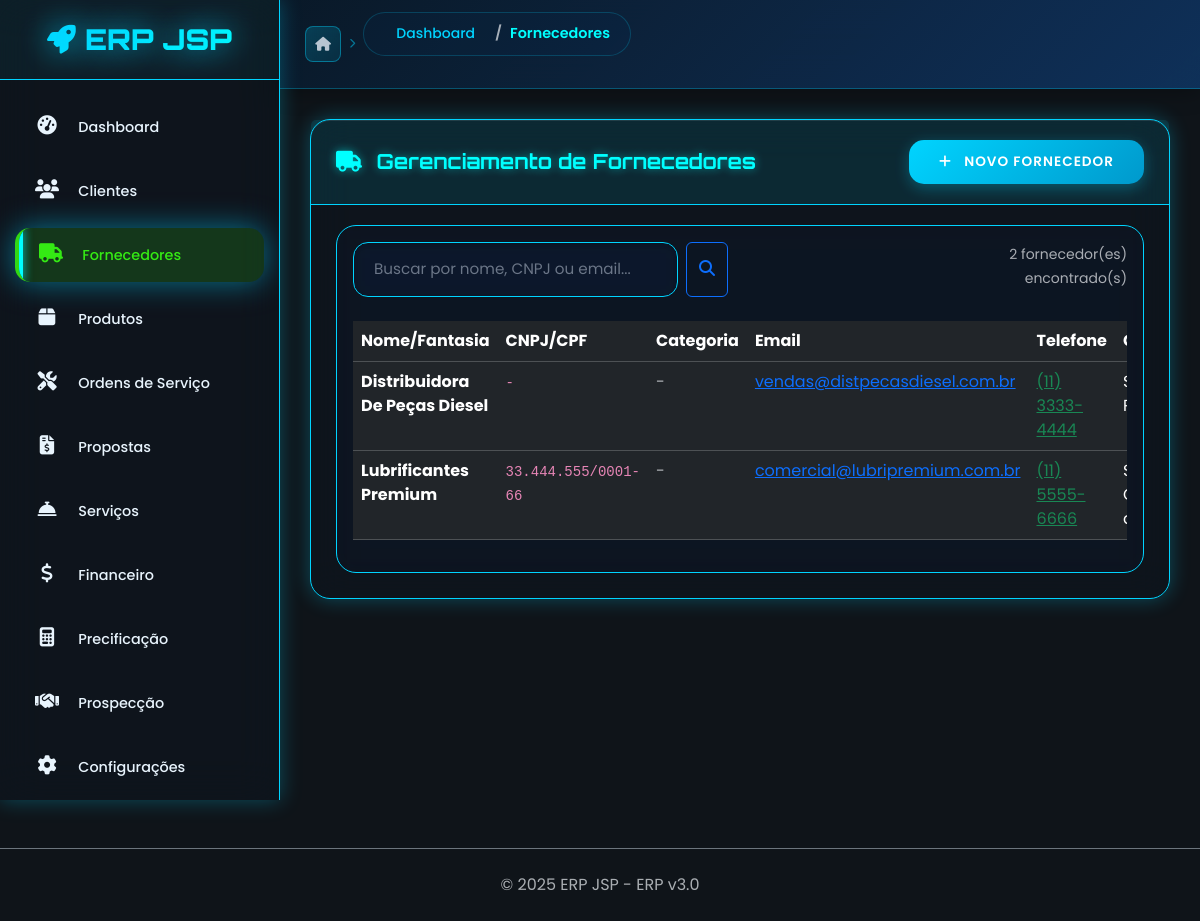
The app's page /fornecedor/listar with its own data.
### app/fornecedor/fornecedor_model.py (models this page shows, shortened)
class Fornecedor(BaseModel):
    __tablename__ = 'fornecedores'
    nome = db.Column(db.String(150), nullable=False, index=True)
    nome_fantasia = db.Column(db.String(150))
    tipo = db.Column(db.String(20), nullable=False, default='PJ')  # PJ ou PF
    cnpj_cpf = db.Column(db.String(20), unique=True, index=True)  # Campo principal de documento
    rg_ie = db.Column(db.String(20))  # RG para PF ou IE para PJ
    inscricao_estadual = db.Column(db.String(20))
    inscricao_municipal = db.Column(db.String(20))
    im = db.Column(db.String(20))  # Inscrição Municipal
    email = db.Column(db.String(150), index=True)
    email_financeiro = db.Column(db.String(150))  # Email separado para financeiro
    telefone = db.Column(db.String(20))
    celular = db.Column(db.String(20))
    whatsapp = db.Column(db.String(20))  # WhatsApp
    site = db.Column(db.String(200))
    website = db.Column(db.String(200))  # Compatibilidade
    contato_nome = db.Column(db.String(100))
    contato_cargo = db.Column(db.String(100))
    contato_email = db.Column(db.String(150))
    contato_telefone = db.Column(db.String(20))
    cep = db.Column(db.String(10))
    endereco = db.Column(db.String(200))
    numero = db.Column(db.String(20))
    complemento = db.Column(db.String(100))
    bairro = db.Column(db.String(100))
    cidade = db.Column(db.String(100))
    estado = db.Column(db.String(2))
    pais = db.Column(db.String(50), default='Brasil')
    segmento = db.Column(db.String(100))  # Segmento de atuação
    porte_empresa = db.Column(db.String(20))  # Micro, Pequena, Média, Grande
    origem = db.Column(db.String(50))  # Como conheceu a empresa
    classificacao = db.Column(db.String(20))  # A, B, C, Premium, etc.
    categoria = db.Column(db.String(50))  # Ex: Equipamentos, Serviços, Matéria-prima
    condicoes_pagamento = db.Column(db.String(100))
    prazo_entrega = db.Column(db.String(50))
    limite_credito = db.Column(db.Numeric(10, 2))
    prazo_pagamento_padrao = db.Column(db.Integer)
    desconto_padrao = db.Column(db.Numeric(5, 2))
    data_nascimento = db.Column(db.Date)  # Para pessoa física
    data_fundacao = db.Column(db.Date)  # Para pessoa jurídica
    genero = db.Column(db.String(20))  # Masculino, Feminino, Outros
    estado_civil = db.Column(db.String(20))  # Solteiro, Casado, etc.
    profissao = db.Column(db.String(100))  # Profissão (para PF)
    forma_entrega = db.Column(db.String(50))  # Própria, Transportadora, etc.
    tempo_entrega_medio = db.Column(db.Integer)  # Dias médios de entrega
    certificacoes = db.Column(db.Text)  # ISO, certificações especiais
    categoria_fiscal = db.Column(db.String(20))  # Simples, Normal, MEI, etc.
    banco_principal = db.Column(db.String(100))
    agencia = db.Column(db.String(20))
    conta = db.Column(db.String(30))
    pix = db.Column(db.String(100))
    observacoes = db.Column(db.Text)
    observacoes_internas = db.Column(db.Text)
    status = db.Column(db.String(20), default='Ativo')
    motivo_bloqueio = db.Column(db.String(200))
    @property
    def nome_display(self):
        if self.nome_fantasia and self.nome_fantasia != self.nome:
            return f"{self.nome_fantasia} ({self.nome})"
        return self.nome.title() if self.nome else ''
    @property
    def documento_formatado(self):
        documento = self.cnpj_cpf
        if not documento:
            return ''
        doc = ''.join(filter(str.isdigit, documento))
        if len(doc) == 14:  # CNPJ
            return f'{doc[:2]}.{doc[2:5]}.{doc[5:8]}/{doc[8:12]}-{doc[12:]}'
        elif len(doc) == 11:  # CPF
            return f'{doc[:3]}.{doc[3:6]}.{doc[6:9]}-{doc[9:]}'
        return documento

### app/fornecedor/fornecedor_routes.py (the view, shortened to what this page needs)
@fornecedor_bp.route('/')
@fornecedor_bp.route('/listar')
def listar():
    busca = request.args.get('busca', '').strip()
    categoria = request.args.get('categoria', '').strip()
    query = Fornecedor.query.filter_by(ativo=True)
    if categoria:
        query = query.filter(Fornecedor.categoria.ilike(f'%{categoria}%'))
    fornecedores = query.order_by(Fornecedor.nome).all()
    categorias = db.session.query(Fornecedor.categoria).filter(
        Fornecedor.categoria.isnot(None),
        Fornecedor.ativo == True
    ).distinct().all()
    categorias = [cat[0] for cat in categorias if cat[0]]
    return render_template('fornecedor/listar.html',
                         fornecedores=fornecedores,
                         busca=busca,
                         categoria=categoria,
                         categorias=categorias)

### app/auth/auth_routes.py (called while the page is built)
@auth_bp.app_context_processor
def inject_auth_vars():
    return {
        'current_user': current_user,
        'is_authenticated': current_user.is_authenticated if current_user else False
    }

### app/fornecedor/templates/fornecedor/listar.html (shortened to what this page needs)
{% extends "base.html" %}
{% block breadcrumb %}
<nav aria-label="breadcrumb">
    <ol class="breadcrumb">
        <li class="breadcrumb-item"><a href="{{ url_for('painel.dashboard') }}">Dashboard</a></li>
        <li class="breadcrumb-item active">Fornecedores</li>
    </ol>
</nav>
{% endblock %}
{% block content %}
<div class="row">
    <div class="col-12">
        <div class="card">
            <div class="card-header d-flex justify-content-between align-items-center">
                <h4 class="mb-0">
                    <i class="fas fa-truck me-2"></i>
                    Gerenciamento de Fornecedores
                </h4>
                <a href="{{ url_for('fornecedor.novo') }}" class="btn btn-primary">
                    <i class="fas fa-plus me-2"></i>
                    Novo Fornecedor
                </a>
            </div>
            <div class="card-body">
                <div class="row mb-4">
                    <div class="col-md-6">
                        <form method="GET" class="d-flex">
                            <input type="text"
                                   name="busca"
                                   class="form-control me-2"
                                   placeholder="Buscar por nome, CNPJ ou email..."
                                   value="{{ busca }}"
                                   autocomplete="off">
                            <button type="submit" class="btn btn-outline-primary">
                                <i class="fas fa-search"></i>
                            </button>
                        </form>
                    </div>
                    <div class="col-md-3">
                    </div>
                    <div class="col-md-3 text-end">
                        <small class="text-muted">
                            {{ fornecedores|length }} fornecedor(es) encontrado(s)
                        </small>
                    </div>
                </div>
                {% if fornecedores %}
                <div class="table-responsive">
                    <table class="table table-dark table-hover">
                        <thead>
                            <tr>
                                <th>Nome/Fantasia</th>
                                <th>CNPJ/CPF</th>
                                <th>Categoria</th>
                                <th>Email</th>
                                <th>Telefone</th>
                                <th>Cidade</th>
                            </tr>
                        </thead>
                        <tbody>
                            {% for fornecedor in fornecedores %}
                            <tr>
                                <td>
                                    <div>
                                        <strong>{{ fornecedor.nome_display }}</strong>
                                    </div>
                                </td>
                                <td>
                                    <code>{{ fornecedor.documento_formatado or '-' }}</code>
                                </td>
                                <td>
                                    {% if fornecedor.categoria %}
                                        <span class="badge bg-info">{{ fornecedor.categoria }}</span>
                                    {% else %}
                                        <span class="text-muted">-</span>
                                    {% endif %}
                                </td>
                                <td>
                                    {% if fornecedor.email %}
                                        <a href="mailto:{{ fornecedor.email }}" class="text-primary">
                                            {{ fornecedor.email }}
                                        </a>
                                    {% else %}
                                        <span class="text-muted">-</span>
                                    {% endif %}
                                </td>
                                <td>
                                    {% if fornecedor.celular %}
                                        <a href="tel:{{ fornecedor.celular }}" class="text-success">
                                            {{ fornecedor.celular }}
                                        </a>
                                    {% elif fornecedor.telefone %}
                                        <a href="tel:{{ fornecedor.telefone }}" class="text-success">
                                            {{ fornecedor.telefone }}
                                        </a>
                                    {% else %}
                                        <span class="text-muted">-</span>
                                    {% endif %}
                                </td>
                                <td>
                                </td>
                            </tr>
                            {% endfor %}
                        </tbody>
                    </table>
                </div>
                {% endif %}
            </div>
        </div>
    </div>
</div>
{% endblock %}

### static/css/neon-theme.css (style rules this page uses)
:root { --neon-blue: #00d4ff; --neon-cyan: #00ffff; --neon-orange: #ff6b35; --neon-pink: #ff006e; --neon-green: #39ff14; --bg-primary: #0a0a0f; --bg-secondary: #1a1a2e; --bg-tertiary: #16213e; --bg-card: #0f3460; --bg-glass: rgba(15, 52, 96, 0.1); --gradient-primary: linear-gradient(135deg, var(--neon-blue) 0%, var(--neon-cyan) 100%); --gradient-secondary: linear-gradient(135deg, var(--neon-orange) 0%, var(--neon-pink) 100%); --gradient-bg: linear-gradient(135deg, #0a0a0f 0%, #1a1a2e 50%, #16213e 100%); --shadow-blue: 0 0 20px rgba(0, 212, 255, 0.3); --shadow-orange: 0 0 20px rgba(255, 107, 53, 0.3); --shadow-glow: 0 0 30px rgba(0, 212, 255, 0.5); --text-primary: #ffffff; --text-secondary: #b8c5d1; --text-muted: #6b7688; --text-neon: var(--neon-cyan); --sidebar-width: 280px; --sidebar-collapsed: 80px; }
* { margin: 0; padding: 0; box-sizing: border-box; }
html, body { height: 100%; font-family: 'Poppins', sans-serif; background: var(--gradient-bg); color: var(--text-primary); overflow-x: hidden; }
.breadcrumb-modern a { color: var(--text-secondary); text-decoration: none; font-size: 14px; font-weight: 500; padding: 6px 12px; border-radius: 8px; transition: all 0.3s ease; }
.neon-card, .card { background: rgba(15, 52, 96, 0.1); backdrop-filter: blur(20px); border: 1px solid rgba(0, 212, 255, 0.3); border-radius: 20px; padding: 25px; box-shadow: var(--shadow-blue), inset 0 1px 0 rgba(255, 255, 255, 0.1); transition: all 0.3s ease; }
.card-header { border-bottom: 1px solid rgba(0, 212, 255, 0.2); background: rgba(0, 212, 255, 0.05); padding: 20px 25px; margin: -25px -25px 20px -25px; border-radius: 20px 20px 0 0; color: var(--neon-cyan); }
.card-title, h1, h2, h3, h4 { font-family: 'Orbitron', monospace; font-size: 1.3rem; font-weight: 700; color: var(--neon-cyan); margin: 0; text-shadow: 0 0 10px rgba(0, 255, 255, 0.5); }
.form-control { background: rgba(15, 52, 96, 0.2) !important; border: 2px solid rgba(0, 212, 255, 0.3) !important; border-radius: 12px !important; padding: 12px 20px !important; color: var(--text-primary) !important; font-size: 0.95rem !important; transition: all 0.3s ease !important; }
.form-control::placeholder { color: var(--text-muted) !important; }
.btn-neon-primary, .btn-primary { background: var(--gradient-primary); border: 2px solid var(--neon-blue); border-radius: 12px; padding: 12px 25px; font-weight: 600; color: white !important; text-transform: uppercase; letter-spacing: 0.5px; font-size: 0.85rem; transition: all 0.3s ease; box-shadow: var(--shadow-blue); text-decoration: none; }
.breadcrumb-neon, .breadcrumb { background: rgba(15, 52, 96, 0.1); border: 1px solid rgba(0, 212, 255, 0.2); border-radius: 25px; padding: 10px 20px; margin-bottom: 20px; }
.breadcrumb-neon .breadcrumb-item, .breadcrumb .breadcrumb-item { color: var(--text-secondary); font-size: 0.9rem; }
.breadcrumb-neon .breadcrumb-item.active, .breadcrumb .breadcrumb-item.active { color: var(--neon-cyan); font-weight: 600; }
input.form-control, textarea.form-control { background-image: none !important; padding-right: 20px !important; }

### records on screen
Fornecedor: nome_display "Distribuidora De Peças Diesel", cnpj_cpf "-", email "vendas@distpecasdiesel.com.br", telefone "(11) 3333-4444"
Fornecedor: nome_display "Lubrificantes Premium", cnpj_cpf "33.444.555/0001-66", email "comercial@lubripremium.com.br", telefone "(11) 5555-6666"

### other values on screen
{{ COMPANY_NAME }} "ERP JSP"
{{ fornecedores|length }} "2"
{{ SYSTEM_VERSION }} "3.0"
